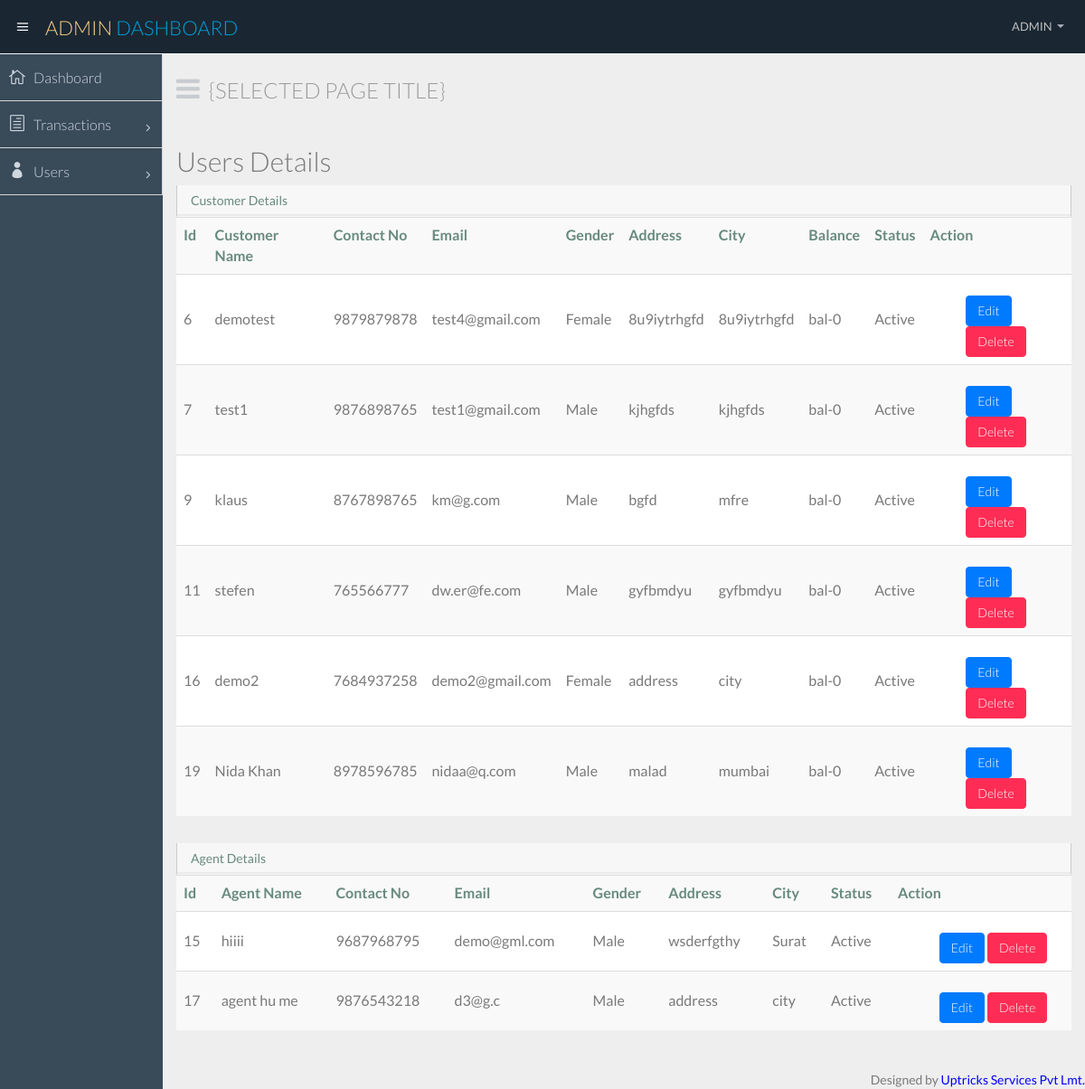
Page /viewusers on the committed database.
### Service/models.py (models this page shows)
class TblRegistration(models.Model):
    id = models.BigAutoField(primary_key=True)
    userName = models.CharField(max_length=100)
    userType = models.CharField(max_length=8)
    userGender = models.CharField(max_length=6)
    userContactNo = models.CharField(max_length=10)
    userEmail = models.EmailField()
    userAddress = models.CharField(max_length=300)
    userCity = models.CharField(max_length=50)
    userPassword = models.CharField(max_length=30)
    userCreationTime = models.TimeField()
    userCreationDate = models.DateField()
    userStatus = models.CharField(max_length=8)

### Service/views.py (the view)
# urls.py: path('viewusers', views.viewusers, name='viewusers'),
def viewusers(request):
    query_results = TblRegistration.objects.all()
    return render(request, 'Admin/AdminViewUsers.html', {'query_results': query_results})

### Service/templates/Admin/AdminViewUsers.html (shortened to what this page needs)
{% extends "Admin/AdminHeader.html" %}
{% block body %}
{% load static %}
{% block content %}
<h2>Users Details</h2>
<div class="row">
          <div class="col-lg-12">
            <section class="panel">
              <header class="panel-heading">
                Customer Details
              </header>
              <table class="table table-striped table-advance table-hover">
                <tbody>
                  <tr>
                    <th>Id</th>
                    <th>Customer Name</th>
                    <th>Contact No</th>
                    <th>Email</th>
                    <th>Gender</th>
                    <th>Address</th>
                    <th>City</th>
                    <th>Balance</th>
                    <th>Status</th>
                    <th>Action</th>
                  </tr>
                  {% for item in query_results %}
                    {%  if item.userType == "Customer" and item.userStatus == "Active" %}
                  <tr>
                    <td>{{ item.id }}</td>
                    <td>{{ item.userName }}</td>
                    <td>{{ item.userContactNo }}</td>
                    <td>{{ item.userEmail }}</td>
                    <td>{{ item.userGender }}</td>
                    <td>{{ item.userAddress }}</td>
                    <td>{{ item.userCity }}</td>
                    <td>bal-0</td>
                    <td>{{ item.userStatus }}</td>
                    <td>
                      <form action="edituser" method="post">{% csrf_token %}
                      <div class="form-group">
                        <div class="col-lg-offset-2 col-lg-10">
                          <button class="btn btn-primary" type="submit" value="{{item.id}}" name="edituserid">Edit</button>
                          <button class="btn btn-danger" type="submit" value="{{item.id}}" name="deleteid"> Delete</button>
                        </div>
                      </div>
                      </form>
                    </td>
                  </tr>
                    {% endif %}
                {% endfor %}
                </tbody>
              </table>
            </section>
          </div>
        </div>
<div class="row">
          <div class="col-lg-12">
            <section class="panel">
              <header class="panel-heading">
                Agent Details
              </header>
              <table class="table table-striped table-advance table-hover">
                <tbody>
                  <tr>
                    <th>Id</th>
                    <th>Agent Name</th>
                    <th>Contact No</th>
                    <th>Email</th>
                    <th>Gender</th>
                    <th>Address</th>
                    <th>City</th>
                    <th>Status</th>
                    <th>Action</th>
                  </tr>
                  {% for item in query_results %}
                  {%   if item.userType == "Agent" and item.userStatus == "Active" %}
                  <tr>
                    <td>{{ item.id }}</td>
                    <td>{{ item.userName }}</td>
                    <td>{{ item.userContactNo }}</td>
                    <td>{{ item.userEmail }}</td>
                    <td>{{ item.userGender }}</td>
                    <td>{{ item.userAddress }}</td>
                    <td>{{ item.userCity }}</td>
                    <td>{{ item.userStatus }}</td>
                    <td>
                      <form action="edituser" method="post">{% csrf_token %}
                      <div class="form-group">
                        <div class="col-lg-offset-2 col-lg-10">
                          <button class="btn btn-primary" type="submit" value="{{item.id}}" name="edituserid">Edit</button>
                          <button class="btn btn-danger" type="submit" value="{{item.id}}" name="deleteid"> Delete</button>
                        </div>
                      </div>
                      </form>
                    </td>
                  </tr>
                  {% endif %}
                {% endfor %}
                </tbody>
              </table>
            </section>
          </div>
        </div>
{% endblock %}
{% endblock %}

### Service/templates/Admin/AdminHeader.html (shortened to what this page needs)
<html lang="en">
<head>
    {% load static %}
    <link rel="stylesheet" href="{% static 'css/bootstrap.min.css' %}">
    <link rel="stylesheet" href="{% static 'css/bootstrap-theme.css' %}">
    <link rel="stylesheet" href="{% static 'css/elegant-icons-style.css' %}">
    <link rel="stylesheet" href="{% static 'css/font-awesome.css' %}">
    <link rel="stylesheet" href="{% static 'assets/fullcalendar/fullcalendar/bootstrap-fullcalendar.css' %}">
    <link rel="stylesheet" href="{% static 'assets/fullcalendar/fullcalendar/fullcalendar.css' %}">
    <link href="{% static 'assets/jquery-easy-pie-chart/jquery.easy-pie-chart.css' %}" rel="stylesheet" type="text/css" media="screen" />
    <link rel="stylesheet" href="{% static 'css/owl.carousel.css'%}" type="text/css">
    <link href="{% static 'css/jquery-jvectormap-1.2.2.css' %}" rel="stylesheet">
    <link rel="stylesheet" href="{% static 'css/style.css' %}">
    <link rel="stylesheet" href="{% static 'css/style-responsive.css' %}">
    <link rel="stylesheet" href="{% static 'css/fullcalendar.css' %}">
    <link href="{% static 'css/widgets.css' %}" rel="stylesheet">
    <link href="{% static 'css/xcharts.min.css' %}" rel=" stylesheet">
    <link href="{% static 'css/jquery-ui-1.10.4.min.css' %}" rel="stylesheet">
</head>
<body>
  <section id="container" class="">
    <header class="header dark-bg">
      <div class="toggle-nav">
        <div class="icon-reorder tooltips" data-original-title="Toggle Navigation" data-placement="bottom"><i class="icon_menu"></i></div>
      </div>
      <a href="index.html" class="logo">Admin <span class="lite">Dashboard</span></a>
      <div class="top-nav notification-row">
        <ul class="nav pull-right top-menu">
          <li class="dropdown">
            <a data-toggle="dropdown" class="dropdown-toggle" href="#">
                            <span class="username">ADMIN</span>
                            <b class="caret"></b>
                        </a>
          </li>
        </ul>
      </div>
    </header>
    <aside>
      <div id="sidebar" class="nav-collapse ">
        <ul class="sidebar-menu">
          <li class="">
            <a class="" href="admindashboard">
                          <i class="icon_house_alt"></i>
                          <span>Dashboard</span>
                      </a>
          </li>
          <li class="sub-menu">
            <a href="javascript:;" class="">
                          <i class="icon_document_alt"></i>
                          <span>Transactions</span>
                          <span class="menu-arrow arrow_carrot-right"></span>
                      </a>
          </li>
          <li class="sub-menu">
            <a href="javascript:;" class="">
                          <i class="icon_profile"></i>
                          <span>Users</span>
                          <span class="menu-arrow arrow_carrot-right"></span>
                      </a>
          </li>
        </ul>
      </div>
    </aside>
    <section id="main-content">
      <section class="wrapper">
        <div class="row">
          <div class="col-lg-12">
            <h3 class="page-header"><i class="fa fa fa-bars"></i> {selected page title}</h3>
          </div>
        </div>
        {% block body %} {% endblock%}
      </section>
    </section>
    <div class="text-right">
      <div class="credits">
        <p>Designed by <span style="color:blue;">Uptricks Services Pvt Lmt.</span></p>
        </div>
    </div>
  </section>
</body>
{% load static %}
</html>

### rows in the picture
TblRegistration: id "6", userName "demotest", userContactNo "9879879878", userEmail "test4@gmail.com", userGender "Female", userAddress "8u9iytrhgfd", userCity "8u9iytrhgfd", userStatus "Active"
TblRegistration: id "7", userName "test1", userContactNo "9876898765", userEmail "test1@gmail.com", userGender "Male", userAddress "kjhgfds", userCity "kjhgfds", userStatus "Active"
TblRegistration: id "9", userName "klaus", userContactNo "8767898765", userEmail "km@g.com", userGender "Male", userAddress "bgfd", userCity "mfre", userStatus "Active"
TblRegistration: id "11", userName "stefen", userContactNo "765566777", userEmail "dw.er@fe.com", userGender "Male", userAddress "gyfbmdyu", userCity "gyfbmdyu", userStatus "Active"
TblRegistration: id "16", userName "demo2", userContactNo "7684937258", userEmail "demo2@gmail.com", userGender "Female", userAddress "address", userCity "city", userStatus "Active"
TblRegistration: id "19", userName "Nida Khan", userContactNo "8978596785", userEmail "nidaa@q.com", userGender "Male", userAddress "malad", userCity "mumbai", userStatus "Active"
TblRegistration: id "15", userName "hiiii", userContactNo "9687968795", userEmail "demo@gml.com", userGender "Male", userAddress "wsderfgthy", userCity "Surat", userStatus "Active"
TblRegistration: id "17", userName "agent hu me", userContactNo "9876543218", userEmail "d3@g.c", userGender "Male", userAddress "address", userCity "city", userStatus "Active"
